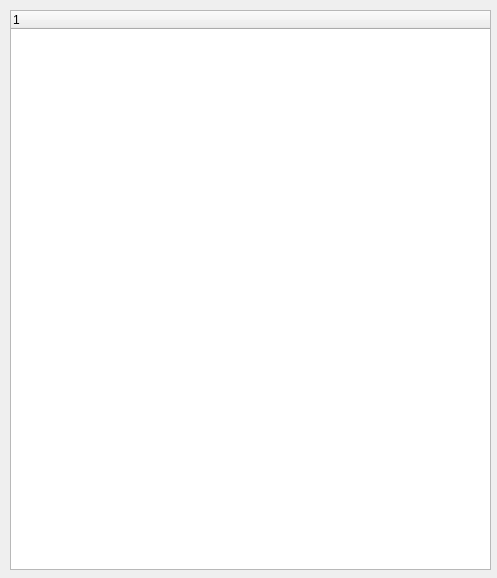
<?xml version="1.0" encoding="UTF-8"?>
<ui version="4.0">
 <class>Form</class>
 <widget class="QWidget" name="Form">
  <property name="geometry">
   <rect>
    <x>0</x>
    <y>0</y>
    <width>497</width>
    <height>578</height>
   </rect>
  </property>
  <property name="windowTitle">
   <string>Form</string>
  </property>
  <widget class="QTreeWidget" name="widget">
   <property name="geometry">
    <rect>
     <x>10</x>
     <y>10</y>
     <width>481</width>
     <height>560</height>
    </rect>
   </property>
  </widget>
 </widget>
 <resources/>
 <connections/>
</ui>
